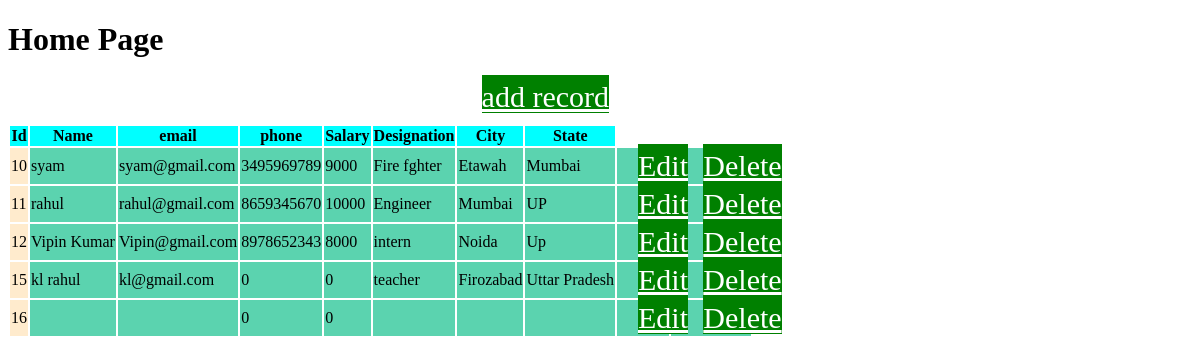
The page / on the database its author committed.
### mainapp/models.py (models this page shows, shortened)
class Employee(models.Model):
    Id = models.AutoField(primary_key=True)
    name=models.CharField(max_length=20)
    email=models.EmailField(max_length=50)
    phone=models.IntegerField(default=0)
    salary=models.IntegerField(default=3000)
    dsg=models.CharField(max_length=20)
    city=models.CharField(max_length=20,blank=True,null=True,default="Noida")
    state=models.CharField(max_length=20,blank=True,null=True,default="UP")

### mainapp/views.py (the view)
# urls.py: 2. Add a URL to urlpatterns:  path('', views.home, name='home')
def home(request):
    data= Employee.objects.all()
    return render(request,"index.html",{"Data":data})

### mainapp/templates/index.html (shortened to what this page needs)
<!DOCTYPE html>
<html lang="en">
<head>
</head>
<body>
  <h1>Home Page</h1>
  <a href="/add/">add record</a>
  <table>
    <tr>
        <th>Id</th>
        <th>Name</th>
        <th>email</th>
        <th>phone</th>
        <th>Salary</th>
        <th>Designation</th>
        <th>City</th>
        <th>State</th>
    </tr>
    {% for i in Data %}
    <tr>
        <td class="Id">{{i.Id}}</td>
        <td>{{i.name}}</td>
        <td>{{i.email}}</td>
        <td>{{i.phone}}</td>
        <td>{{i.salary}}</td>
        <td>{{i.dsg}}</td>
        <td>{{i.city}}</td>
        <td>{{i.state}}</td>
        <td><a href="/update/{{i.Id}}/">Edit</a></td>
        <td><a href="/delete/{{i.Id}}/">Delete</a></td>
    </tr>
    {% endfor %}
  </table>
</body>
</html>

### mainapp/templates/index.html (style rules this page uses)
a { background-color: green; color: white; font-family: 'Times New Roman'; font-size: 30px; padding-top: 5px; margin-left: 40%; }
table { margin-top:10px; }
th { background-color: aqua; color: black; }
.Id { background-color: blanchedalmond; color: black; }
td { background-color: rgb(91, 211, 175) ; }

### rows shown on the page
Employee: Id "10", name "syam", email "syam@gmail.com", phone "3495969789", salary "9000", dsg "Fire fghter", city "Etawah", state "Mumbai"
Employee: Id "11", name "rahul", email "rahul@gmail.com", phone "8659345670", salary "10000", dsg "Engineer", city "Mumbai", state "UP"
Employee: Id "12", name "Vipin Kumar", email "Vipin@gmail.com", phone "8978652343", salary "8000", dsg "intern", city "Noida", state "Up"
Employee: Id "15", name "kl rahul", email "kl@gmail.com", phone "0", salary "0", dsg "teacher", city "Firozabad", state "Uttar Pradesh"
Employee: Id "16", phone "0", salary "0"
